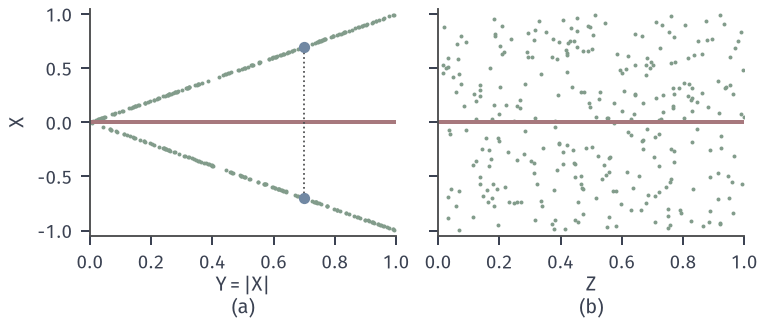

Write Python code to recreate this figure.
"""Constant conditional mean does not imply independence. Simulation, seed 7, n=300 points (green).
(a) X~Unif(-1,1), Y=|X|: points (Y, X) lie on x=+-y; E[X|Y]=0 (red line), yet given Y=y, X=+-y.
(b) X~Unif(-1,1) independent of Z~Unif(0,1): points (Z, X) fill the rectangle; E[X|Z]=0 (red line)."""
from pathlib import Path
import sys
sys.path.insert(0, str(Path(__file__).resolve().parents[1]/'cexp-common'))
from common import *

rng = np.random.default_rng(7)
n = 300
X = rng.uniform(-1, 1, n); Z = rng.uniform(0, 1, n)
fig, (a, b) = figure(width_mm=108, height_mm=46, ncols=2, sharey=True)
a.scatter(np.abs(X), X, s=2.5, color=GREEN, lw=0)
b.scatter(Z, X, s=2.5, color=GREEN, lw=0)
for ax in (a, b):
    ax.axhline(0, color=RED, lw=1.6)
    ax.set_xlim(0, 1); ax.set_ylim(-1.05, 1.05)
s = 0.7
a.plot([s, s], [-s, s], color=STROKE, lw=0.7, ls=':')
a.scatter([s, s], [-s, s], s=14, color=BLUE, zorder=4)
a.set_xlabel('$Y=|X|$', labelpad=1); a.set_ylabel('$X$')
b.set_xlabel('$Z$', labelpad=1)
tag(a, '(a)', y=-0.27); tag(b, '(b)', y=-0.27)
save(fig, Path(__file__).resolve().parent, 'figure', {'seed': 7, 'n': n, 'sample_mean_X': float(X.mean())})
